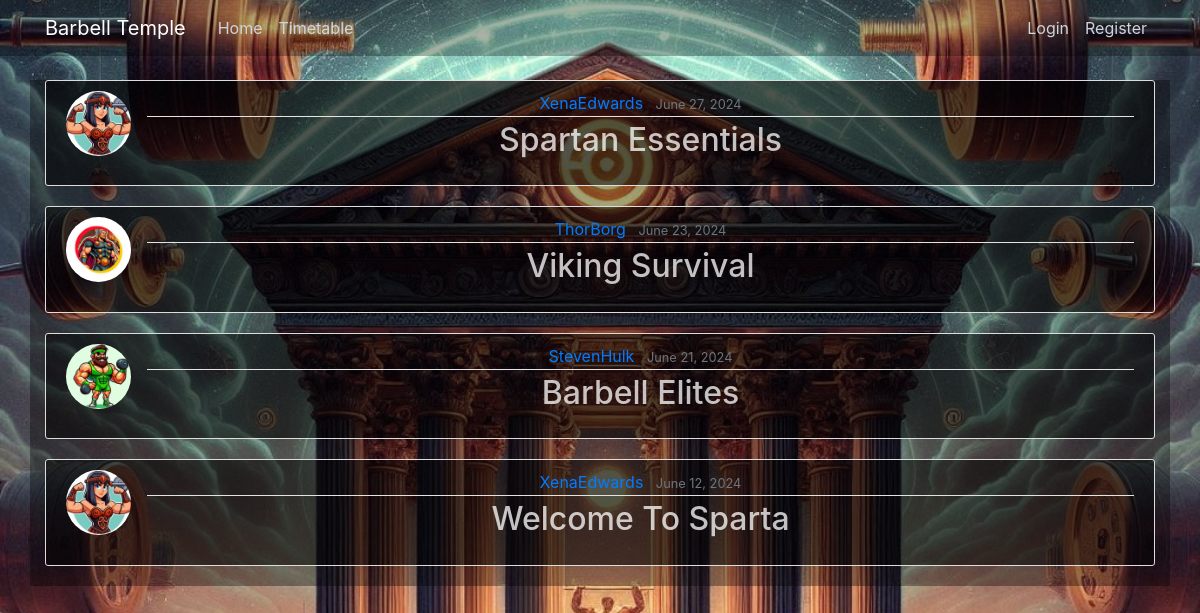
The page / on the database its author committed.
### barbell_classes/models.py (models this page shows, shortened)
class BarbellClass(models.Model):
    title = models.CharField(max_length=100, help_text="Enter the title of the barbell class (e.g., 'Beginner Strength Training')")
    image = CloudinaryField('image', default='placeholder')
    date_posted = models.DateTimeField(default=timezone.now, editable=False)
    author = models.ForeignKey(User, on_delete=models.CASCADE)
    class_datetime = models.DateTimeField(default=timezone.now, help_text="Enter the date and time of the class (yyyy/mm/dd hours:minutes)")
    duration = models.TextField(default='', help_text="Enter the duration of the class (e.g., '1 hour')")
    difficulty = models.TextField(default='', help_text="Enter the difficulty level of the class (e.g., 'Beginner', 'Intermediate', 'Advanced')")
    description = models.TextField(help_text="Provide a detailed description of the class")
    available_spots = models.IntegerField(default=0, help_text="Number of available spots")
    class Meta:
        verbose_name = "Barbell Class"
        verbose_name_plural = "Barbell Classes"

### users/models.py (models this page shows, shortened)
class Profile(models.Model):
    user = models.OneToOneField(User, on_delete=models.CASCADE)  # One-to-one relationship with User model
    image = models.ImageField(default='default.jpg', upload_to='profile_pictures')  # Image field for profile picture

### barbell_classes/views.py (the view)
# urls.py: path('', BarbellClassListView.as_view(), name='barbell_classes-home'),
class BarbellClassListView(ListView):
    model = BarbellClass
    template_name = 'barbell_classes/home.html'
    context_object_name = 'barbellclass_updates'
    ordering = ['-date_posted']

### barbell_classes/templates/barbell_classes/home.html (shortened to what this page needs)
{% extends "barbell_classes/base.html" %}
{% block content %}
    {% for barbellclass_update in barbellclass_updates %}
        <article class="media content-section">
            <img class="rounded-circle article-img" src="{{ barbellclass_update.author.profile.image.url }}">
            <div class="media-body">
                <div class="article-metadata">
                    <a class="mr-2" href="#">{{ barbellclass_update.author }}</a>
                    <small class="text-muted">{{ barbellclass_update.date_posted|date:"F d, Y" }}</small>
                </div>
                <h2><a class="article-title" href="{% url 'barbellclass-detail' barbellclass_update.id %}">{{ barbellclass_update.title }}</a></h2>
            </div>
        </article>
    {% endfor %}
{% endblock content %}

### barbell_classes/static/barbell_classes/main.css (style rules this page uses)
body { background: url('/media/barbelltemplebackground.jpg') no-repeat center center fixed; background-size: cover; color: gray; margin-top: 5rem; text-align: center; }
h1, h2, h3, h4, h5, h6 { color: rgba(255,255,255,.75); }
.content-section { color:rgba(255,255,255,.75); background: rgba(0,0,0,.5); padding: 10px 20px; border: 1px solid #dddddd; border-radius: 3px; margin-bottom: 20px; }
.article-title { color: rgba(255,255,255,.75); }
.article-img { height: 65px; width: 65px; margin-right: 16px; }
.article-metadata { padding-bottom: 1px; margin-bottom: 4px; border-bottom: 1px solid #e3e3e3 }
.text-muted { color: rgba(255,255,255,.75); }

### rows shown on the page
BarbellClass: author.profile.image (picture), author "XenaEdwards", date_posted "June 27, 2024", title "Spartan Essentials"
BarbellClass: author.profile.image (picture), author "ThorBorg", date_posted "June 23, 2024", title "Viking Survival"
BarbellClass: author.profile.image (picture), author "StevenHulk", date_posted "June 21, 2024", title "Barbell Elites"
BarbellClass: author.profile.image (picture), author "XenaEdwards", date_posted "June 12, 2024", title "Welcome To Sparta"
